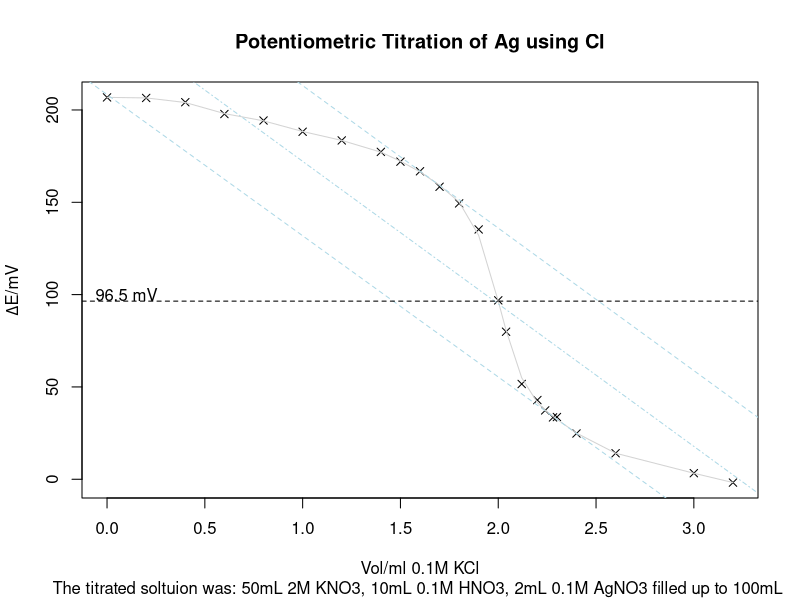

This chart was generated by the following R code:
rm(list=ls()) 
library(pracma)

data = read.csv("Data/PotentiometricTitration.csv",sep=";")
x = data$Volume
VolKCl = x
y = data$Voltage
Voltage = y
#y=log(y,10)

get_pAg_from_mV = function(mV, E0 = 364.242, s = -0.01585){
  return((mV-E0)*(s)) 
}

Vol0 = 100
VolTot = Vol0 + x
pAg = get_pAg_from_mV(Voltage)
Ag = 10^(-pAg)



#Round the data
pAg = signif(pAg, 3)
Ag = signif(Ag, 3)
tab = data.frame(VolKCl,VolTot,Voltage,pAg,Ag)

#Solubility Product
# 0.1M * 2mL
Ag0 = 0.1 * 0.002
CKCl = 123
Ag0V = Ag0/VolTot
Clzg = (VolKCl*CKCl)/VolTot
Cl = Clzg - (Ag0V - Ag)
Kl = Ag * Cl
sol_data = data.frame(VolKCl,Ag,Ag0V,Clzg, Kl)
sol_data






plot(x,y,xlab="Vol/ml 0.1M KCl", ylab = expression(Delta * "E/mV"),pch=4, main = "Potentiometric Titration of Ag using Cl", sub = "The titrated soltuion was: 50mL 2M KNO3, 10mL 0.1M HNO3, 2mL 0.1M AgNO3 filled up to 100mL ")

spline = smooth.spline(x, y, spar=0.35)
lines(spline, col = "lightgray")

#Tangent Utils
#returns data frame with a and b where a is the y intercept and b the slope
get_tangent = function(spline, xPos){
  pred0 = predict(spline, x=xPos, deriv=0)
  pred1 = predict(spline, x=xPos, deriv=1)
  
  b = pred1$y 
  a = pred0$y - b*xPos
  return(data.frame(a,b))
}
find_next_point_tangent = function(spline,xPos, slope , direction = 1, step_size = 0.1,accuracy = 0.1, max_dist = 10){
  currPos = xPos
  while(1){
    if(abs(xPos-currPos) > max_dist){
      print("Error max dist elapsed with no tangent")
      return(NaN)
    }
    currPos = currPos + step_size 
    currTan = get_tangent(spline, currPos)
    if(currTan$b > slope-accuracy && currTan$b < slope+accuracy){
      tangent = currTan
      xPos = currPos
      return(data.frame(tangent, xPos))
    } 
  }
}


#Add Tangents
tangent_point = 1.7
tan1 = get_tangent(spline,tangent_point)
abline(a = tan1$a,b = tan1$b, col = "lightblue", lty = 2)
tan2 = find_next_point_tangent(spline, tangent_point, tan1$b, step_size = 0.1, accuracy = 1)
abline(a = tan2$a,b = tan2$b, col = "lightblue", lty = 2)

#Add half-distance point
abline(a = (tan1$a + tan2$a)/2, b = tan1$b, col = "lightblue", lty = 4)

#find intersection
closeness = c()
probe_seq = seq(from = tangent_point, to = tan2$xPos, by = 0.01)
for(s in probe_seq){
    closeness = c(closeness, predict(spline,s)$y - ((tan1$a + tan2$a)/2 + tan1$b*s))
}
closeness = abs(closeness)
xIntersect = probe_seq[which.min(closeness)]
yIntersect = predict(spline, xIntersect)$y
abline(h = yIntersect, lty = 2)
yIntersect
text(0.1,100,paste(signif(yIntersect, 3), "mV"))





#LogPlot
# y = log(y,10)
# plot(x,y,xlab="Vol/ml 0.1M KCl", ylab = expression(log(Delta * "E/mV")),pch=4, main = "Potentiometric Titration of Ag using Cl", sub = "The titrated soltuion was: 50mL 2M KNO3, 10mL 0.1M HNO3, 2mL 0.1M AgNO3 filled up to 100mL ")
# 
# #linear approximations for the two regions
# cutoff= 1.85
# xpre = data$Volume[data$Volume<cutoff]
# ypre = log(data$Voltage[data$Volume<cutoff],10)
# abline(lm(ypre~xpre))
# 
# xpost = data$Volume[data$Volume>=cutoff]
# ypost = log(data$Voltage[data$Volume>=cutoff],10)
# abline(lm(ypost~xpost))
#abline(v = cutoff)

